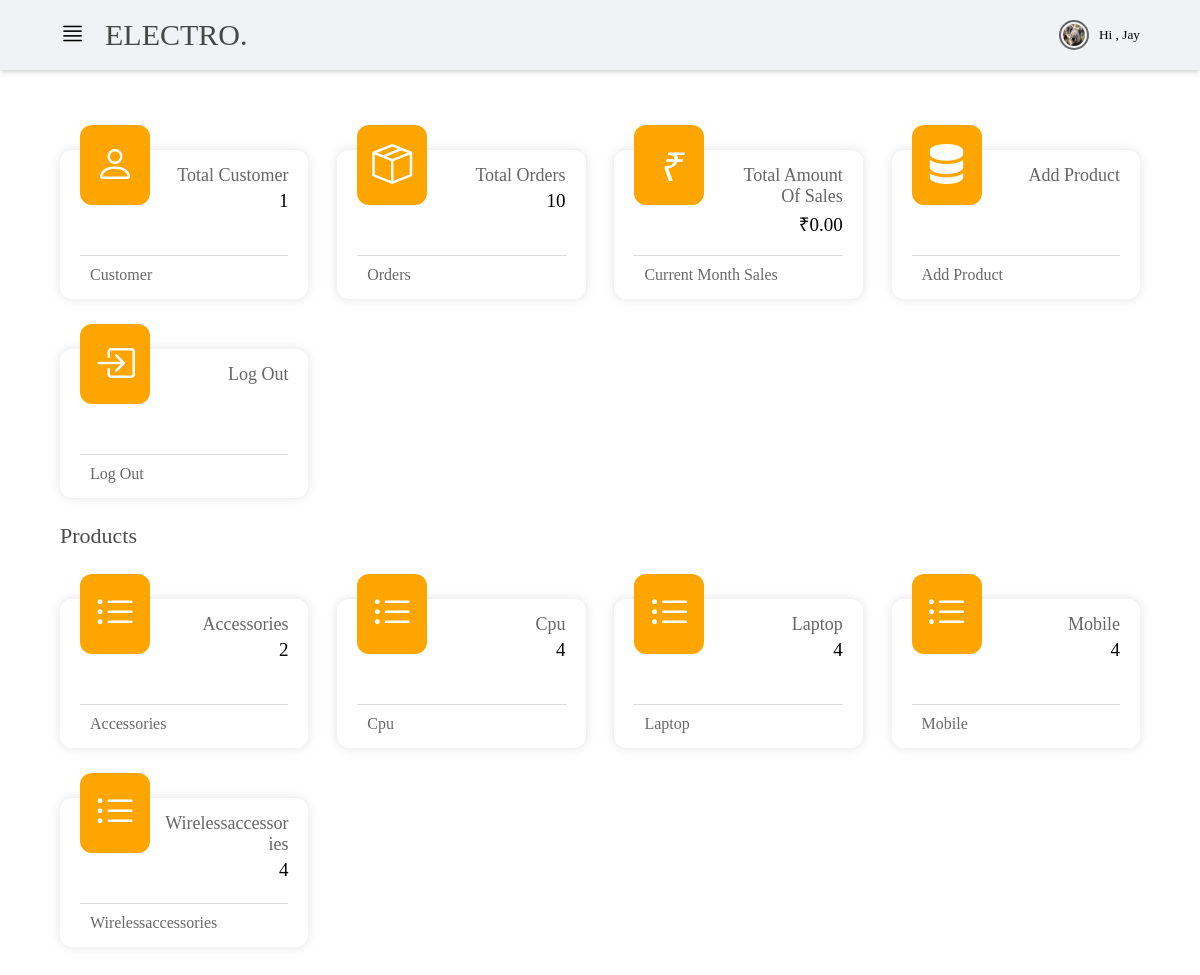
The app's page /Admin/index.php (signed in) with its own data.
### tables this page shows
CREATE TABLE `categories_info` (
  `category_id` int(255) NOT NULL,
  `category_name` varchar(255) NOT NULL,
  `image` varchar(255) NOT NULL
);

### Admin/index.php (the view, shortened to what this page needs)
<?php
include_once 'pages/connection.php';
?>
<!DOCTYPE html>
<html lang="en">
<head>
    <link rel="stylesheet" href="bootstrap-icons/bootstrap-icons.css">
</head>
<body>
    <?php
    include_once 'header.php';
    ?>
    <div class="container">
        <div class="deshboard">
            <div class="card">
                <div class="cardblock">
                    <div class="icon">
                        <i class="bi-person"></i>
                    </div>
                    <?php
                        $totalCustomer = mysqli_query($conn,"SELECT COUNT(*) AS CUSTOMER_COUNT FROM `register`");
                        if($totalCustomer){
                            $totalCustomerFetch = mysqli_fetch_assoc($totalCustomer);
                            $totalCustomers = $totalCustomerFetch['CUSTOMER_COUNT'];
                        }else{
                            $totalCustomers = 0;
                        }
                    ?>
                    <div class="detail">
                        Total Customer <br>
                        <p class="number"><?php echo $totalCustomers ?></p>
                    </div>
                </div>
                <div class="another">
                    <a href="customer.php">Customer</a>
                </div>
            </div>
            <div class="card">
                <div class="cardblock">
                    <div class="icon">
                        <i class="bi-box-seam"></i>
                    </div>
                    <?php
                        $totalOrder = mysqli_query($conn,"SELECT COUNT(*) AS CUSTOMER_COUNT FROM `orders`");
                        if($totalOrder){
                            $totalOrderFetch = mysqli_fetch_assoc($totalOrder);
                            $totalOrders = $totalOrderFetch['CUSTOMER_COUNT'];
                        }else{
                            $totalOrders = 0;
                        }
                    ?>
                    <div class="detail">
                        Total Orders <br>
                        <p class="number"><?php echo $totalOrders ?></p>
                    </div>
                </div>
                <div class="another">
                    <a href="orders.php">Orders</a>
                </div>
            </div>
            <div class="card">
                <div class="cardblock">
                    <div class="icon">
                        <i class="bi-box-money" style="font-weight:100;">&#8377</i>
                    </div>
                    <?php
                    $currentMonth = date('m');
                    $sql = "SELECT SUM(price*quantity) AS total_amount FROM orders WHERE MONTH(orderDateTIme) = $currentMonth";
                    $result = mysqli_query($conn,$sql);
                    if($result){
                        $row = mysqli_fetch_assoc($result);
                        $totalAmount = $row['total_amount'];
                    }else{
                        $totalAmount == 00;
                    }
                    ?>
                    <div class="detail">
                        Total Amount  <br> Of Sales <br>
                        <p class="number">&#8377;<?php echo number_format($totalAmount,2) ?></p>
                    </div>
                </div>
                <div class="another">
                    <a href="">Current Month Sales</a>
                </div>
            </div>
            <div class="card">
                <div class="cardblock">
                    <div class="icon">
                        <i class="bi-server"></i>
                    </div>
                    <div class="detail">
                        Add Product <br>
                    </div>
                </div>
                <div class="another">
                    <a href="AddForm/product/product.php">Add Product</a>
                </div>
            </div>
            <div class="card">
                <div class="cardblock">
                    <div class="icon">
                        <i class="bi-box-arrow-in-right"></i>
                    </div>
                    <div class="detail">
                        Log Out <br>
                    </div>
                </div>
                <div class="another">
                    <a href="pages/logout.php">Log Out</a>
                </div>
            </div>
        </div>
        <div class="productTitle">Products</div>
        <div class="deshboard">
            <?php
                    $category = "SELECT * FROM categories_info ORDER BY `category_name` ASC";
                    $categoryQuery = mysqli_query($conn, $category);
                    if ($categoryQuery == true) {
                        while ($fetchCategory = mysqli_fetch_assoc($categoryQuery)) {
                            $categoryName = $fetchCategory['category_name'];
                            $Count = "SELECT COUNT(*) AS total_Product FROM $categoryName";
                            $resultCount = mysqli_query($conn,$Count);
                            if($resultCount){
                                $resultCountX = mysqli_fetch_assoc($resultCount);
                                $totalProducts = $resultCountX['total_Product'];
                            }else{
                                $totalProducts = 00;
                            }
            ?>
            <div class="card">
                <div class="cardblock">
                    <div class="icon">
                        <i class="bi-list-ul"></i>
                    </div>
                    <div class="detail" style="word-wrap: break-word;">
                        <?php echo $fetchCategory['category_name'] ?> <br>
                        <p class="number"><?php echo $totalProducts ?></p>
                    </div>
                </div>
                <div class="another">
                    <a href="displayProduct.php?tableName=<?php echo $fetchCategory['category_name'] ?> " class="" ><?php echo $fetchCategory['category_name'] ?></a>
                </div>
            </div>
            <?php
                        }
                    }
            ?>
        </div>
    </div>
</body>
</html>

### Admin/header.php (shortened to what this page needs)
<?php
include_once 'pages/connection.php';
if (!isset($_SESSION['adminId'])) {
    header('Location:Login/index.php');
} else {
    $adminId = $_SESSION['adminId'];
}
?>
<!DOCTYPE html>
<html lang="en">
<head>
    <link rel="stylesheet" href="bootstrap-icons/bootstrap-icons.css">
    <link rel="stylesheet" href="css/header.css">
</head>
<body>
    <header>
        <div class="headContent">
            <div class="logo">
                <div class="sideOpen">
                    <button onclick="sideOpen()"><i class="icon_open bi-justify"></i></button>
                </div>
                <div id="logo"><a href="index.php" style="text-transform:Uppercase;">Electro.</a></div>
            </div>
            <div class="profile">
                <div class="profile_icon">
                    <?php
                    if (!isset($_SESSION['adminId'])) {
                    ?>
                        <i class="bi-person"></i>
                    <?php
                    } else {
                        $userXX = mysqli_query($conn,"SELECT * FROM `admin` WHERE `admin_id`=$adminId");
                        $fetchUserXX = mysqli_fetch_assoc($userXX);
                    ?>
                        <img src="Login/<?php echo $fetchUserXX['image'] ?>">
                        <button>Hi ,&nbsp;<?php echo $fetchUserXX['fname'] ?></button>
                    <?php
                    }
                    ?>
                </div>
            </div>
        </div>
    </header>
</body>
</html>

### Admin/css/header.css (style rules this page uses)
* { margin: 0; padding: 0; box-sizing: border-box; font-family: 'Rubik'; }
a { text-decoration: none; }
header { width: 100%; height: 70px; background-color: #F0F2F5; position: fixed; top: 0; display: flex; align-items: center; box-shadow: rgba(0,0,0,0.1)0px 4px 6px -1px,rgba(0,0,0,0.1) 0px 2px 4px -1px; }
.headContent { width: 90%; margin: 0 auto; display: flex; justify-content: space-between; align-items: center; padding: 15px 0; }
.logo { display: flex; align-items: center; gap: 20px; }
.logo #logo a { color: black; font-size: 30px; opacity: 0.7; }
.profile { height: 60px; }
.profile_icon { height: 100%; }
button { background-color: transparent; border: none; }
.profile_icon { display: flex; gap: 10px; align-items: center; box-sizing: border-box; }
.profile_icon img { border: 2px solid #666; padding: 2px; width: 30px; height: 30px; border-radius: 50%; overflow: hidden; }
.icon_open { color: black; font-size: 25px; }
button { cursor: pointer; }

### Admin/index.php (style rules this page uses)
* { font-family: 'Rubik'; }
.container { width: 90%; margin: 100px auto; }
.deshboard { display: flex; justify-content: space-between; flex-wrap:wrap; }
.card { margin-top: 50px; min-width: 23%; max-width: 23%; background-color: white; box-shadow: rgba(224, 224, 224, 0.8) 0 0 10px 1px; padding: 15px 20px; border-radius: 12px; box-sizing: border-box; display: flex; flex-direction: column; justify-content: space-between; }
.cardblock { display: flex; justify-content: space-between; }
.cardblock > .icon { background-color: orange; min-width: 70px; max-width: 80px; height: 80px; text-align: center; display: flex; justify-content: center; align-items: center; position: relative; top: -40px; border-radius: 12px; transition: all .5s ease-in; }
.icon i { font-size: 40px; color: white; font-weight: 600; }
.detail { width:60%; font-size: 18px; color: #666; text-align:right; text-transform: capitalize; }
.number { margin-top: 4px; color: black; opacity: 1; font-size: 19px; }
.another { width: 100%; }
.another::before { content: ""; display: block; width: 100%; height: 1px; background-color: rgb(216, 216, 216); margin-bottom: 10px; margin-top: 10px; padding-left: 0; }
.another a { min-width: 100%; cursor: pointer; margin-left: 10px; color: dimgray; font-weight: normal; transform-origin: center; transition: all 0.8s ease-in-out; text-transform: capitalize; text-decoration:none; }
.productTitle { margin-top: 25px; font-size: 22px; opacity: .7; }

### Admin/header.php (style rules this page uses)
header { z-index:2; }

### records on screen
categories_info: category_name "Accessories", totalProducts "2"
categories_info: category_name "Cpu", totalProducts "4"
categories_info: category_name "Laptop", totalProducts "4"
categories_info: category_name "Mobile", totalProducts "4"
categories_info: category_name "Wirelessaccessories", totalProducts "4"

### other values on screen
$fetchUserXX['fname'] "Jay"
$totalCustomers "1"
$totalOrders "10"
$totalAmount "0.00"
